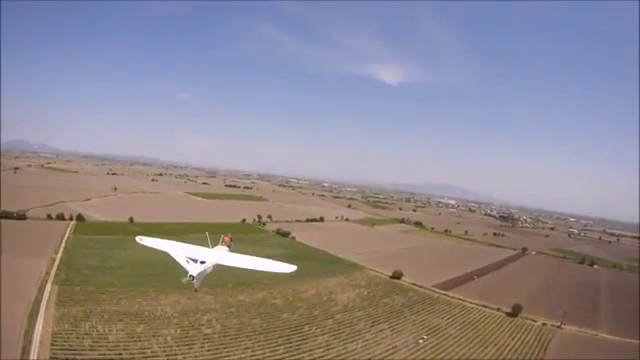
#> input picture frame 32 of videos/video2.mp4, 640 x 360 px
$ python canny.py
#> lines starting #> are read from the running program, lines starting #| are printed output that depends on the picture; after the words box and inside, x2 and y2 are one past the last pixel; in counts of white or black regions, pixels touching at a corner belong together
#> in Video, frame is the input picture: shape (360, 640, 3); mean B, G, R 143.8, 137.2, 143.1
import cv2
import numpy as np
from matplotlib import pyplot as plt

class Img(object):
    def __init__(self):
        self.name=0

    def Draw(self,canny,first):
        minX=255
        minY=255
        maxX=0
        maxY=0
        for i in range(len(canny)):
            for j in range(len(canny[i])):
                if canny[i][j] == 255:
                    if minY > j:
                        minY=j
                    elif maxY < j:
                        maxY=j
                    if minX > i:
                        minX=i
                    elif maxX < i:
                        maxX=i
        cv2.rectangle(first, (minY, minX), (maxY, maxX), (255,0,0), 2)
        cv2.imshow("image-"+str(self.name),first)
        #self.name+=1
        cv2.imshow("canny-"+str(self.name),canny)
        #self.name+=1

    def Image(self,frame):
        frame = cv2.resize(frame,(300,240), interpolation = cv2.INTER_CUBIC)
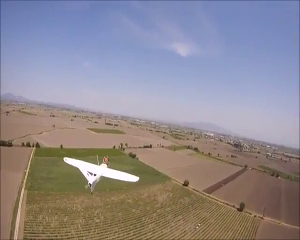
#> frame: shape (240, 300, 3); mean of channels 0, 1, 2 143.8, 137.1, 143; drawn as B, G, R
        image = cv2.cvtColor(frame, cv2.COLOR_BGR2GRAY)
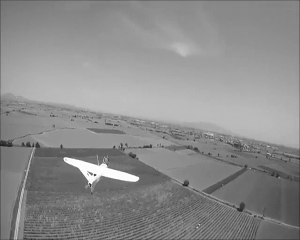
#> image: shape (240, 300); min 30, max 255, mean 139.6
        image = cv2.Canny(image,350,620)
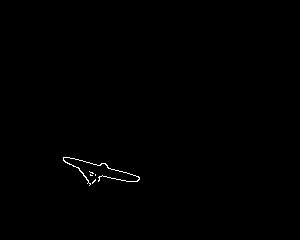
#> image: shape (240, 300); 0.29% white in thin lines or dots, all inside (x1, y1, x2, y2) = (63, 157, 140, 186)
        self.Draw(image,frame)
#> after the loop in Draw, `for i in range(len(canny)):`: maxX = 185; maxY = 139; minX = 157; minY = 63

    def Video(self):
        cam = cv2.VideoCapture('videos/video2.mp4')
        while True:
            try:
                ret,frame=cam.read()
                self.Image(frame)
                if cv2.waitKey(1) & 0xFF == ord('q'):
#> (key q is pressed here)
                    break
            except:
                break
Img().Video()
